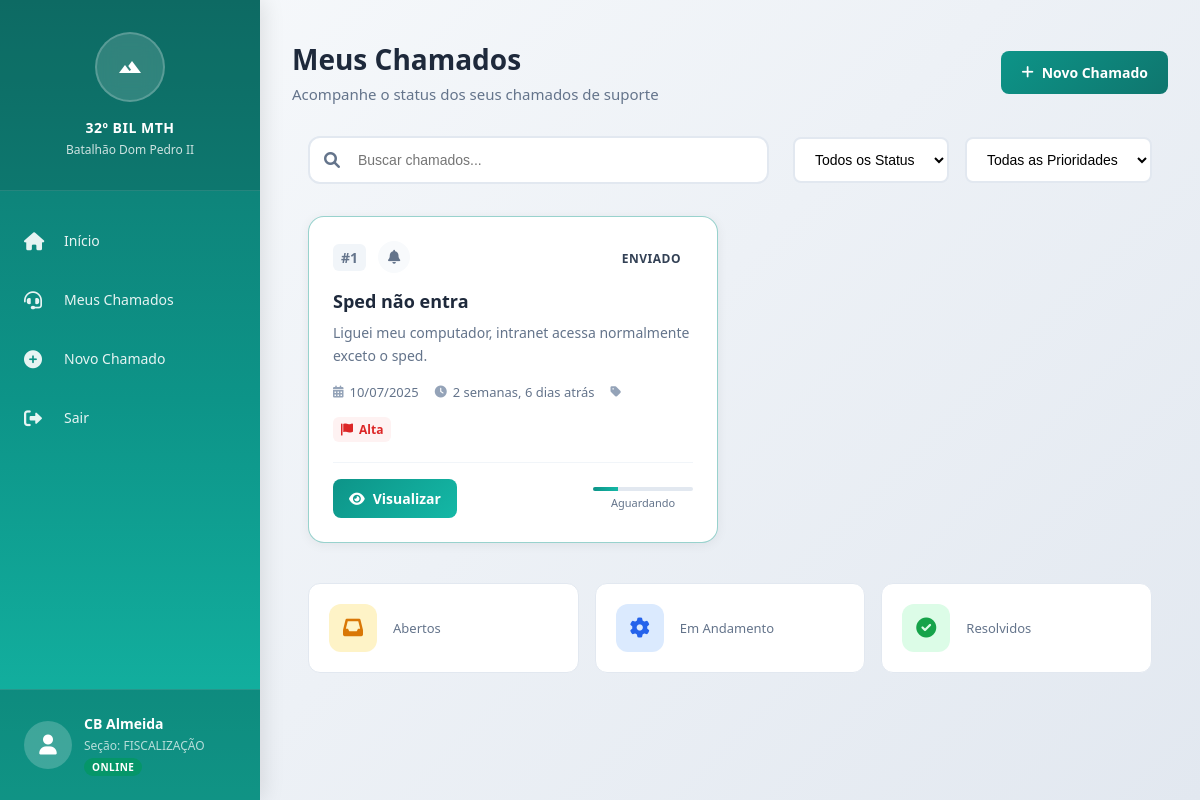
Screenshot of /user_calls/ (signed in) with the database file from the repository.
### Calls/models.py (models this page shows, shortened)
class User(AbstractUser):
    nome_de_guerra = models.CharField(max_length=50, null=True, blank=True)
    setor = models.ForeignKey(Setor, on_delete=models.SET_NULL, related_name='usuarios', null=True, blank=True)
    posto_grad = models.ForeignKey(Posto_grad, on_delete=models.SET_NULL, related_name='usuarios', null=True, blank=True)

class Posto_grad(models.Model):
    nome = models.CharField(max_length=50)
    def __str__(self):
        return self.nome

class Setor(models.Model):
    nome = models.CharField(max_length=100)
    def __str__(self):
        return self.nome

class Chamado(models.Model):
    titulo = models.CharField(max_length=200)
    descricao = models.TextField()
    status = models.ForeignKey(StatusChamado, on_delete=models.SET_NULL, related_name='chamados', null=True, blank=True)
    prioridade = models.ForeignKey(PrioridadeChamado, on_delete=models.SET_NULL, related_name='chamados', null=True, blank=True)
    categoriaChamado = models.ForeignKey(CategoriaChamado, on_delete=models.SET_NULL, related_name='chamados', null=True, blank=True)
    data_criacao = models.DateTimeField(auto_now_add=True)
    data_atualizacao = models.DateTimeField(auto_now=True)
    usuario = models.ForeignKey(User, on_delete=models.CASCADE, related_name='chamados')

class StatusChamado(models.Model):
    status = models.CharField(max_length=50)
    data_status = models.DateTimeField(auto_now_add=True)

class PrioridadeChamado(models.Model):
    prioridade = models.CharField(max_length=50)

### Calls/views.py (the view)
# urls.py: path('user_calls/', views.user_calls, name='user_calls'),
@login_required
def user_calls(request):
    atual_user = request.user
    if not atual_user.is_authenticated:
        return HttpResponseRedirect(reverse('Calls:login'))
    chamados = Chamado.objects.filter(usuario=atual_user)
    return render(request, 'Calls/all_calls_user.html', {'chamados': chamados, 'user': atual_user})

### Calls/templatetags/calls_tags.py (called while the page is built)
@register.simple_tag
def mensagens_nao_lidas(chamado, user):
    return chamado.mensagens_chamado.filter(visualizado=False).exclude(usuario=user).count()

### Calls/templates/Calls/all_calls_user.html (shortened to what this page needs)
{% extends 'Calls/layout_user.html' %}
{% load calls_tags %}
{% block page_title %}Meus Chamados{% endblock %}
{% block page_subtitle %}Acompanhe o status dos seus chamados de suporte{% endblock %}
{% block content %}
<div class="calls-container">
    <div class="filters-section">
        <div class="search-box">
            <i class="fas fa-search"></i>
            <input type="text" placeholder="Buscar chamados..." id="searchInput">
        </div>
        <div class="filters">
            <select id="statusFilter" class="filter-select">
                <option value="">Todos os Status</option>
            </select>
            <select id="priorityFilter" class="filter-select">
                <option value="">Todas as Prioridades</option>
            </select>
        </div>
    </div>
    <div class="calls-grid">
        {% for chamado in chamados %}
        <div class="call-card" data-status="{{ chamado.status.status }}" data-priority="{{ chamado.prioridade.prioridade|lower }}">
            <div class="call-header">
                <div class="call-id">
                    <span class="id-label">#{{ chamado.id }}</span>
                    <div class="call-notifications">
                        <div class="notification-bell">
                            <i class="fas fa-bell"></i>
                            {% mensagens_nao_lidas chamado request.user as qtd_nao_lidas %}
                        </div>
                    </div>
                </div>
                <div class="call-status">
                    <span class="status-badge status-{{ chamado.status.status|lower }}">
                        {{ chamado.status.status }}
                    </span>
                </div>
            </div>
            <div class="call-content">
                <h3 class="call-title">{{ chamado.titulo }}</h3>
                <p class="call-description">{{ chamado.descricao|truncatewords:20 }}</p>
                <div class="call-meta">
                    <div class="meta-item">
                        <i class="fas fa-calendar-alt"></i>
                        <span>{{ chamado.data_criacao|date:"d/m/Y" }}</span>
                    </div>
                    <div class="meta-item">
                        <i class="fas fa-clock"></i>
                        <span>{{ chamado.data_criacao|timesince }} atrás</span>
                    </div>
                    <div class="meta-item">
                        <i class="fas fa-tag"></i>
                    </div>
                </div>
                <div class="call-priority">
                    <span class="priority-indicator priority-{{ chamado.prioridade.prioridade|lower }}">
                        <i class="fas fa-flag"></i>
                        {{ chamado.prioridade.prioridade|title }}
                    </span>
                </div>
            </div>
            <div class="call-actions">
                <a href="{% url 'Calls:view' chamado.id %}" class="btn-view">
                    <i class="fas fa-eye"></i>
                    Visualizar
                </a>
                <div class="call-progress">
                    <div class="progress-bar">
                        <div class="progress-fill" style="width: {% if chamado.status.status == 'Enviado' %}25%{% elif chamado.status.status == 'Em andamento' %}50%{% elif chamado.status.status == 'Resolvido' %}75%{% else %}100%{% endif %}"></div>
                    </div>
                    <span class="progress-text">
                        {% if chamado.status.status == 'Enviado' %}Aguardando{% elif chamado.status.status == 'Em andamento' %}Em progresso{% elif chamado.status.status == 'Resolvido' %}Quase pronto{% else %}Concluído{% endif %}
                    </span>
                </div>
            </div>
        </div>
        {% endfor %}
    </div>
    <div class="stats-summary">
        <div class="summary-card">
            <div class="summary-icon aberto">
                <i class="fas fa-inbox"></i>
            </div>
            <div class="summary-content">
                <span class="summary-label">Abertos</span>
            </div>
        </div>
        <div class="summary-card">
            <div class="summary-icon em_andamento">
                <i class="fas fa-cog"></i>
            </div>
            <div class="summary-content">
                <span class="summary-label">Em Andamento</span>
            </div>
        </div>
        <div class="summary-card">
            <div class="summary-icon resolvido">
                <i class="fas fa-check-circle"></i>
            </div>
            <div class="summary-content">
                <span class="summary-label">Resolvidos</span>
            </div>
        </div>
    </div>
</div>
{% endblock %}

### Calls/templates/Calls/layout_user.html (shortened to what this page needs)
{% load static %}
<!DOCTYPE html>
<html lang="pt-BR">
<head>
    <link href="https://cdnjs.cloudflare.com/ajax/libs/font-awesome/6.0.0/css/all.min.css" rel="stylesheet">
    <link rel="stylesheet" href="{% static 'styles.css' %}">
</head>
<body>
    <div class="container">
        <aside class="sidebar">
            <div class="sidebar-header">
                <div class="logo">
                    <i class="material-icons">terrain</i>
                </div>
                <h3 class="battalion-name">32º BIL Mth</h3>
                <p class="battalion-subtitle">Batalhão Dom Pedro II</p>
            </div>
            <nav>
                <ul class="nav-menu">
                    <li class="nav-item">
                        <a href="{% url 'Calls:index' %}" class="nav-link {% if request.resolver_match.url_name == 'index' %}active{% endif %}">
                            <i class="fas fa-home"></i>
                            <span class="nav-text">Início</span>
                        </a>
                    </li>
                    <li class="nav-item">
                        <a href="{% url 'Calls:user_calls' %}" class="nav-link">
                            <i class="fas fa-headset"></i>
                            <span class="nav-text">Meus Chamados</span>
                        </a>
                    </li>
                    <li class="nav-item">
                        <a href="{% url 'Calls:new_call' %}" class="nav-link">
                            <i class="fas fa-plus-circle"></i>
                            <span class="nav-text">Novo Chamado</span>
                        </a>
                    </li>
                    <li class="nav-item">
                        <a href="{% url 'Calls:logout' %}" class="nav-link">
                            <i class="fa-solid fa-right-from-bracket"></i>
                            <span class="nav-text">Sair</span>
                        </a>
                    </li>
                </ul>
            </nav>
            <div class="user-profile">
                <div class="user-info">
                    <div class="user-avatar">
                        <i class="fas fa-user"></i>
                    </div>
                    <div class="user-details">
                        <h4>{{user.posto_grad}} {{user.nome_de_guerra}}</h4>
                        <p>Seção: {{user.setor}}</p>
                        <span class="user-status">Online</span>
                    </div>
                </div>
            </div>
        </aside>
        <main class="main-content">
            <div class="page-header">
                <div>
                    <h1 class="page-title">{% block page_title %}Bem-vindo{% endblock %}</h1>
                    <p class="page-subtitle">{% block page_subtitle %}Portal de Chamados - Usuário{% endblock %}</p>
                </div>
                <div class="action-buttons">
                    <a href="#" class="btn btn-primary">
                        <i class="fas fa-plus"></i>
                        Novo Chamado
                    </a>
                </div>
            </div>
            {% block content %}
            {% endblock %}
        </main>
    </div>
</body>
</html>

### Calls/static/styles.css (style rules this page uses)
* { margin: 0; padding: 0; box-sizing: border-box; }
body { font-family: 'Segoe UI', Tahoma, Geneva, Verdana, sans-serif; background: linear-gradient(135deg, #f8fafc 0%, #e2e8f0 100%); min-height: 100vh; color: #334155; }
.container { display: flex; min-height: 100vh; }
.sidebar { width: 280px; background: linear-gradient(180deg, #1e3a8a 0%, #1e40af 50%, #2563eb 100%); position: fixed; height: 100vh; left: 0; top: 0; z-index: 1000; box-shadow: 4px 0 20px rgba(0, 0, 0, 0.1); overflow: hidden; transition: all 0.3s ease; }
.sidebar-header { padding: 32px 24px; text-align: center; border-bottom: 1px solid rgba(255, 255, 255, 0.1); background: rgba(0, 0, 0, 0.1); }
.logo { width: 80px; height: 80px; background: rgba(255, 255, 255, 0.15); border-radius: 50%; margin: 0 auto 16px; display: flex; align-items: center; justify-content: center; font-size: 32px; color: white; backdrop-filter: blur(10px); border: 2px solid rgba(255, 255, 255, 0.2); }
.battalion-name { color: white; font-size: 14px; font-weight: 600; text-transform: uppercase; letter-spacing: 0.5px; margin-bottom: 4px; }
.battalion-subtitle { color: rgba(255, 255, 255, 0.8); font-size: 12px; font-weight: 300; }
.nav-menu { padding: 24px 0; list-style: none; }
.nav-item { margin-bottom: 8px; }
.nav-link { display: flex; align-items: center; padding: 16px 24px; color: rgba(255, 255, 255, 0.9); text-decoration: none; transition: all 0.3s ease; position: relative; }
.nav-link i { width: 24px; font-size: 18px; margin-right: 16px; }
.nav-text { font-size: 14px; font-weight: 500; }
.user-profile { position: absolute; bottom: 0; left: 0; right: 0; padding: 24px; background: rgba(0, 0, 0, 0.2); border-top: 1px solid rgba(255, 255, 255, 0.1); }
.user-info { display: flex; align-items: center; color: white; }
.user-avatar { width: 48px; height: 48px; border-radius: 50%; background: rgba(255, 255, 255, 0.2); display: flex; align-items: center; justify-content: center; margin-right: 12px; font-size: 20px; }
.user-details h4 { font-size: 14px; margin-bottom: 4px; }
.user-details p { font-size: 12px; color: rgba(255, 255, 255, 0.7); }
.main-content { flex: 1; margin-left: 280px; padding: 48px 40px; background: transparent; }
.page-header { margin-bottom: 40px; display: flex; justify-content: space-between; align-items: center; }
.page-title { font-size: 32px; font-weight: 700; color: #1e293b; margin-bottom: 8px; }
.page-subtitle { color: #64748b; font-size: 16px; font-weight: 400; }
.action-buttons { display: flex; gap: 12px; }
.btn { padding: 12px 24px; border: none; border-radius: 8px; font-size: 14px; font-weight: 600; cursor: pointer; transition: all 0.3s ease; text-decoration: none; display: inline-flex; align-items: center; gap: 8px; }
.btn-primary { background: linear-gradient(135deg, #2563eb 0%, #1d4ed8 100%); color: white; }

### rows the page displays
User: posto_grad "CB", nome_de_guerra "Almeida", setor "FISCALIZAÇÃO"
Chamado: id "1", status.status "ENVIADO", titulo "Sped não entra", descricao "Liguei meu computador, intranet acessa normalmente exceto o sped.", data_criacao "10/07/2025", data_criacao "2 semanas, 6 dias", prioridade.prioridade "Alta", shows "Aguardando"
